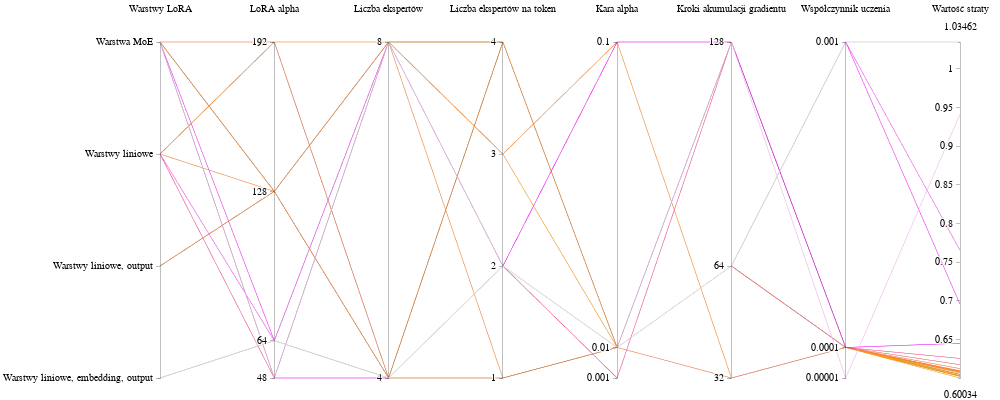

This figure's notebook cell:
### Code cell
visual_df = moe_search_data.copy()

lora_target_map = {
    "all_linear,embed,output": 1,
    "all_linear,output": 2,
    "all_linear": 3,
    "ffn": 4,
}

visual_df["lora_target"] = visual_df["lora_target"].map(lora_target_map)

colorscale = [[0.0, "orange"], [0.1, "magenta"], [1.0, "white"]]

color_data = visual_df["eval/loss"]
cmin = color_data.min()
cmax = color_data.max()
normalized_color_data = (color_data - cmin) / (cmax - cmin)


fig = go.Figure(
    data=go.Parcoords(
        line=dict(
            color=normalized_color_data,
            colorscale=colorscale,
            showscale=False,
            cmin=0,
            cmax=1,
        ),
        dimensions=list(
            [
                dict(
                    tickvals=[1, 2, 3, 4],
                    ticktext=[
                        "Warstwy liniowe, embedding, output",
                        "Warstwy liniowe, output",
                        "Warstwy liniowe",
                        "Warstwa MoE",
                    ],
                    label="Warstwy LoRA",
                    values=visual_df["lora_target"],
                ),
                dict(
                    label="LoRA alpha",
                    values=visual_df["lora_alpha"],
                    tickvals=visual_df["lora_alpha"].unique(),
                ),
                dict(
                    label="Liczba ekspertów",
                    values=visual_df["num_experts"],
                    tickvals=visual_df["num_experts"].unique(),
                ),
                dict(
                    label="Liczba ekspertów na token",
                    values=visual_df["num_experts_per_tok"],
                    tickvals=visual_df["num_experts_per_tok"].unique(),
                ),
                dict(
                    label="Kara alpha",
                    values=visual_df["penalty_alpha"],
                    tickvals=visual_df["penalty_alpha"].unique(),
                ),
                dict(
                    label="Kroki akumulacji gradientu",
                    values=visual_df["gradient_accumulation_steps"],
                    tickvals=visual_df["gradient_accumulation_steps"].unique(),
                ),
                dict(
                    label="Współczynnik uczenia",
                    values=visual_df["lr"],
                    tickvals=visual_df["lr"].unique(),
                ),
                dict(label="Wartość straty", values=visual_df["eval/loss"]),
            ]
        ),
    )
)

fig.update_layout(
    margin=dict(l=160, r=40, t=40, b=20),
    height=400,
    width=1000,
    font=dict(family="Times New Roman", size=12, color="black"),
)

fig.show()

### Figure 1 — Plotly figure (JSON) as saved in the notebook; plotly's stock layout.template omitted (floating-point values rounded to 4 significant figures)
{"data": [{"dimensions": [{"label": "Warstwy LoRA", "ticktext": ["Warstwy liniowe, embedding, output", "Warstwy liniowe, output", "Warstwy liniowe", "Warstwa MoE"], "tickvals": [1, 2, 3, 4], "values": [2, 2, 2, 2, 2, 4, 2, 3, 4, 4, 3, 2, 4, 4, 3, 2, 4, 1, 3, 4, 4, 3, 4, 1, 1]}, {"label": "LoRA alpha", "tickvals": [128, 192, 48, 64], "values": [128, 128, 128, 128, 128, 128, 128, 192, 128, 128, 192, 128, 128, 48, 128, 128, 192, 64, 48, 48, 64, 64, 48, 64, 64]}, {"label": "Liczba ekspertów", "tickvals": [8, 4], "values": [8, 8, 8, 4, 4, 8, 4, 8, 8, 4, 4, 4, 4, 8, 4, 8, 4, 4, 8, 4, 8, 8, 8, 4, 4]}, {"label": "Liczba ekspertów na token", "tickvals": [4, 2, 3, 1], "values": [4, 2, 4, 4, 2, 4, 4, 3, 2, 2, 2, 1, 4, 3, 1, 1, 2, 2, 2, 2, 2, 2, 2, 2, 2]}, {"label": "Kara alpha", "tickvals": [0.01, 0.1, 0.001], "values": [0.01, 0.01, 0.01, 0.01, 0.01, 0.01, 0.01, 0.01, 0.01, 0.01, 0.01, 0.01, 0.01, 0.1, 0.01, 0.01, 0.01, 0.01, 0.001, 0.1, 0.01, 0.01, 0.01, 0.01, 0.01]}, {"label": "Kroki akumulacji gradientu", "tickvals": [64, 128, 32], "values": [64, 64, 64, 64, 64, 64, 64, 128, 64, 64, 128, 64, 64, 32, 64, 64, 32, 64, 128, 128, 64, 64, 128, 64, 64]}, {"label": "Współczynnik uczenia", "tickvals": [0.0001, 0.001, 1e-05], "values": [0.0001, 0.0001, 0.0001, 0.0001, 0.0001, 0.0001, 0.0001, 0.0001, 0.0001, 0.0001, 0.0001, 0.0001, 0.0001, 0.0001, 0.0001, 0.0001, 0.0001, 0.0001, 0.0001, 0.0001, 0.001, 0.001, 1e-05, 0.001, 0.001]}, {"label": "Wartość straty", "values": [0.6003, 0.6024, 0.6027, 0.6027, 0.6031, 0.6033, 0.6048, 0.6048, 0.6051, 0.6068, 0.608, 0.6083, 0.6083, 0.6087, 0.6093, 0.6097, 0.6125, 0.6176, 0.6256, 0.6452, 0.6957, 0.7654, 0.9412, 1.035, 1.035]}], "line": {"cmax": 1, "cmin": 0, "color": [0, 0.004789, 0.005363, 0.005418, 0.00645, 0.006871, 0.01025, 0.01031, 0.01102, 0.01495, 0.01755, 0.0183, 0.01845, 0.01916, 0.02068, 0.02149, 0.02798, 0.03964, 0.05822, 0.1033, 0.2195, 0.3801, 0.785, 1, 1], "colorscale": [[0, "orange"], [0.1, "magenta"], [1, "white"]], "showscale": false}, "type": "parcoords"}], "layout": {"font": {"color": "black", "family": "Times New Roman", "size": 12}, "height": 400, "margin": {"b": 20, "l": 160, "r": 40, "t": 40}, "width": 1000}}
